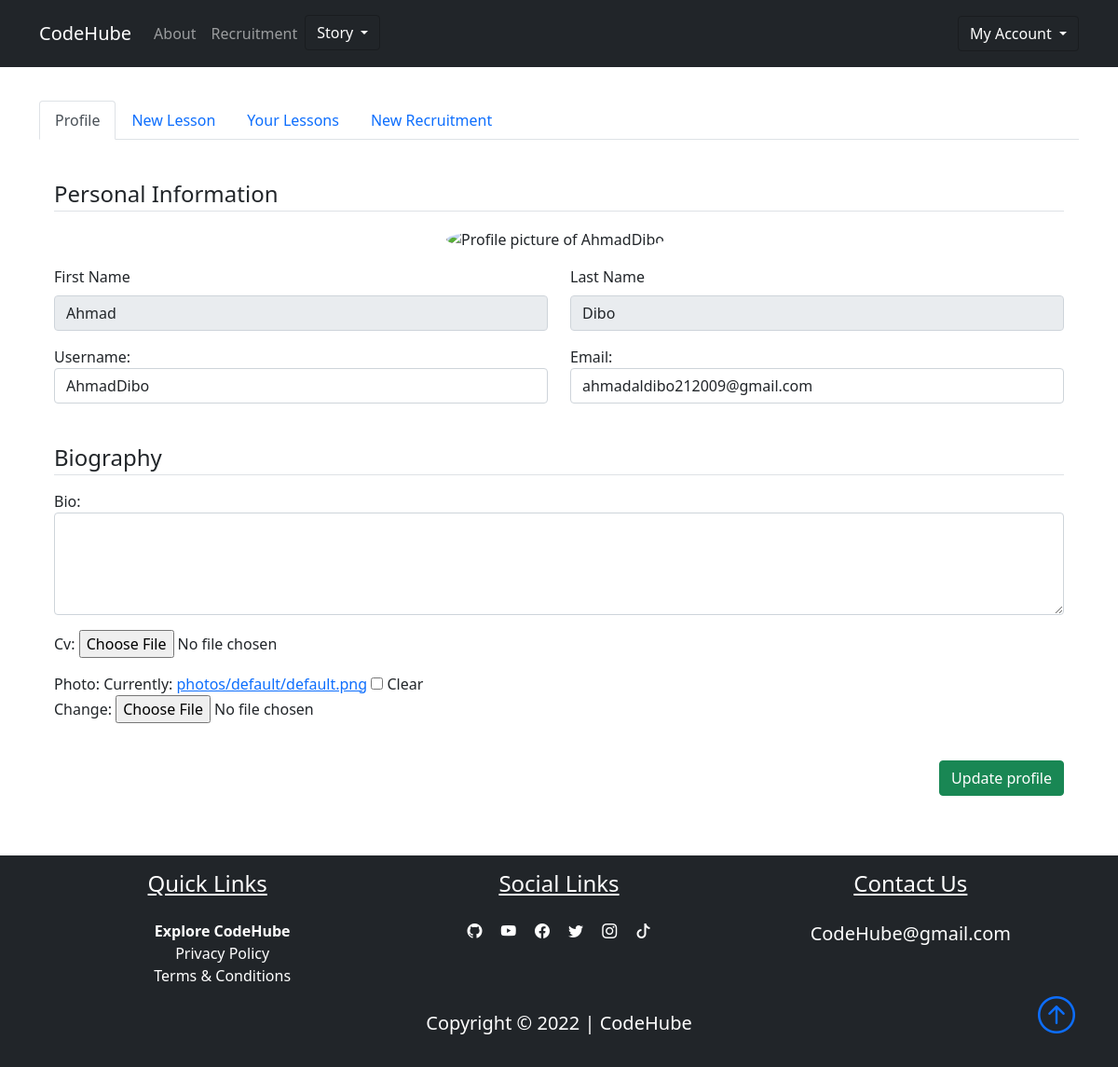
Page /dash/profile/ (signed in) on the committed database.
### account/models.py (models this page shows, shortened)
class User(AbstractUser):
    email = models.EmailField(
        unique=True,
        validators=[
            EmailValidator()
        ]
    )
    first_name = models.CharField(
        max_length=150,
        blank=False,
        null=False,
        default=""
    )
    last_name = models.CharField(
        max_length=150,
        blank=False,
        null=False,
        default=""
    )
    created_at = models.DateTimeField(
        auto_now_add=True,
        null=True
    )
    updated_at = models.DateTimeField(
        auto_now=True,
        null=True
    )
    USERNAME_FIELD = 'email'
    REQUIRED_FIELDS = ['username']
    class Meta:
        verbose_name = "User"
        ordering = ["first_name"]

class Profile(models.Model):
    user = models.OneToOneField(
        settings.AUTH_USER_MODEL,
        on_delete=models.CASCADE,
        related_name="profile"
    )
    bio = models.TextField(
        max_length=2000,
        blank=True
    )
    picture = models.ImageField(
        upload_to="photos/%y/%m/%d",
        verbose_name="Photo",
        default="photos/default/default.png",
        blank=True,
        null=False
    )
    cv = models.FileField(
        upload_to="cv/",
        blank=True,
        null=True,
        validators=[
            FileExtensionValidator(
                allowed_extensions=["pdf", "doc", "docx"]
            )
        ]
    )
    created_at = models.DateTimeField(
        auto_now_add=True,
        null=True
    )
    updated_at = models.DateTimeField(
        auto_now=True,
        null=True
    )
    def __str__(self):
        return f"Profile({self.user.email})"

### dashboard/views.py (the view)
# urls.py: path("profile/", views.profile_view, name="profile"),
@login_required
def profile_view(request):
    profile, created = Profile.objects.get_or_create(
        user=request.user
    )
    print(profile)
    if request.method == "POST":
        user_form = UserUpdateForm(
            request.POST,
            instance=request.user
        )
        profile_form = ProfileUpdateForm(
            request.POST,
            request.FILES,
            instance=profile
        )
        if user_form.is_valid() and profile_form.is_valid():
            user_form.save()
            profile_form.save()
            return redirect("profile")  # naam van je url
    else:
        user_form = UserUpdateForm(instance=request.user)
        profile_form = ProfileUpdateForm(instance=profile)
    context = {
        "user_form": user_form,
        "profile_form": profile_form,
        "active_tab": "profile",
        "image_file": (
            profile.picture.url
            if profile.picture
            else None
        ),
    }
    return render(
        request,
        "dashboard/profile.html",
        context
    )

### account/forms.py
class UserUpdateForm(forms.ModelForm):
    class Meta:
        model = User
        fields = ["username", "email"]
        widgets = {
            "username": forms.TextInput(
                attrs={"class": "form-control"}
            ),
            "email": forms.EmailInput(
                attrs={"class": "form-control"}
            ),
        }

class ProfileUpdateForm(forms.ModelForm):
    class Meta:
        model = Profile
        fields = ["bio", "cv", "picture"]
        widgets = {
            "bio": forms.Textarea(
                attrs={
                    "class": "form-control",
                    "rows": 4,
                }
            ),
            "cv": forms.ClearableFileInput(
                attrs={"class": "form-control-file"}
            ),
            "picture": forms.ClearableFileInput(
                attrs={"class": "form-control-file"}
            ),
        }

### templates/dashboard/profile.html (shortened to what this page needs)
{% extends "dashboard/dashboard.html" %}
{% load static %}
{% block profile %}
<div class="tab-pane fade p-3 {% if active_tab == 'profile' %}show active{% endif %}"
     id="nav-profile"
     role="tabpanel"
     aria-labelledby="nav-profile-tab">
    <form method="POST" enctype="multipart/form-data" novalidate>
        <fieldset class="mb-4">
            <legend class="border-bottom mb-3">Personal Information</legend>
            <div class="mb-3 text-center">
                {% if image_file %}
                    <img src="{{ image_file }}"
                         class="rounded-circle user-img"
                         alt="Profile picture of {{ request.user.username }}">
                {% else %}
                    <img src="{% static 'user_pics/default.png' %}"
                         class="rounded-circle user-img"
                         alt="Default profile picture">
                {% endif %}
            </div>
            <div class="row mb-3">
                <div class="col">
                    <label class="form-label">First Name</label>
                    <input type="text"
                           class="form-control"
                           value="{{ request.user.first_name }}"
                           readonly>
                </div>
                <div class="col">
                    <label class="form-label">Last Name</label>
                    <input type="text"
                           class="form-control"
                           value="{{ request.user.last_name }}"
                           readonly>
                </div>
            </div>
            <div class="row mb-3">
                <div class="col">
                    {{ user_form.username.label_tag }}
                    {{ user_form.username }}
                </div>
                <div class="col">
                    {{ user_form.email.label_tag }}
                    {{ user_form.email }}
                </div>
            </div>
        </fieldset>
        <fieldset class="mb-4">
            <legend class="border-bottom mb-3">Biography</legend>
            <div class="mb-3">
                {{ profile_form.bio.label_tag }}
                {{ profile_form.bio }}
            </div>
            <div class="mb-3">
                {{ profile_form.cv.label_tag }}
                {{ profile_form.cv }}
            </div>
            <div class="mb-3">
                {{ profile_form.picture.label_tag }}
                {{ profile_form.picture }}
            </div>
        </fieldset>
        <div class="text-end">
            <button type="submit" class="btn btn-success">
                Update profile
            </button>
        </div>
    </form>
</div>
{% endblock profile %}

### project/static/main.css (style rules this page uses)
body::before { display: block; content: ''; height: 60px; }
.user-img { height: 175px; width: 175px; margin-right: 8px; }

### rows in the picture
User: user.first_name "Ahmad", user.last_name "Dibo", username "AhmadDibo", email "ahmadaldibo212009@gmail.com"

### other values in the picture
{{ user_form.username.label_tag }} "Username:"
{{ user_form.email.label_tag }} "Email:"
{{ profile_form.bio.label_tag }} "Bio:"
{{ profile_form.cv.label_tag }} "Cv:"
{{ profile_form.picture.label_tag }} "Photo:"
